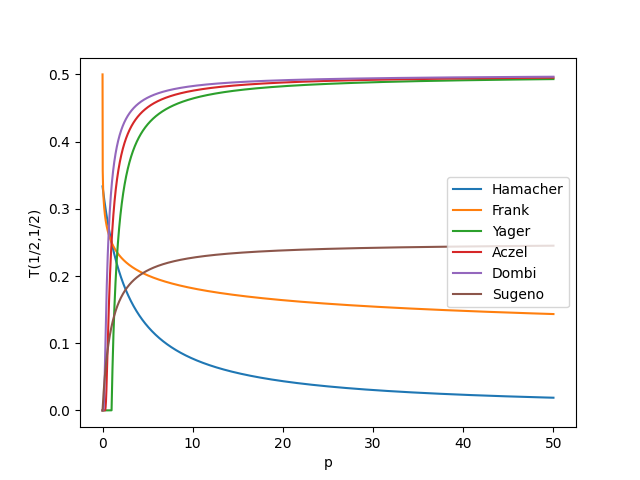

This figure's Python source:
import numpy as np

"""
This script evaluates the different parametric t-norms at the
point (1/2,1/2), as suggested by Detyniecki, Yager, and Bouchon-Meunier.

Yager, R.R., Detyniecki, M. and Bouchon-Meunier, B., 2000. Specifying t-norms based on the value of T (1/2, 1/2). Mathware & soft computing. 2000 Vol. 7 Núm. 1.

"""

sample = np.linspace(0,50,5000)
x = 1/2
y = 1/2

value = []

from parametric.tnorms import hamacher
for i in range(len(sample)):
    value.append(hamacher(x,y,sample[i]))

import matplotlib.pyplot as plt

plt.plot(sample, value, label='Hamacher')

value = []

from parametric.tnorms import frank
for i in range(len(sample)):
    value.append(frank(x,y,sample[i]))

plt.plot(sample, value, label='Frank')

value = []

from parametric.tnorms import yager
for i in range(len(sample)):
    value.append(yager(x,y,sample[i]))

plt.plot(sample, value, label='Yager')

value = []

from parametric.tnorms import aczel_alsina
for i in range(len(sample)):
    value.append(aczel_alsina(x,y,sample[i]))

plt.plot(sample, value, label='Aczel')

value = []

from parametric.tnorms import dombi
for i in range(len(sample)):
    value.append(dombi(x,y,sample[i]))

plt.plot(sample, value, label='Dombi')

value = []

from parametric.tnorms import sugeno_weber
for i in range(len(sample)):
    value.append(sugeno_weber(x,y,sample[i]))

plt.plot(sample, value, label='Sugeno')
plt.xlabel('p')
plt.ylabel('T(1/2,1/2)')
plt.legend(loc='best')
plt.show()
